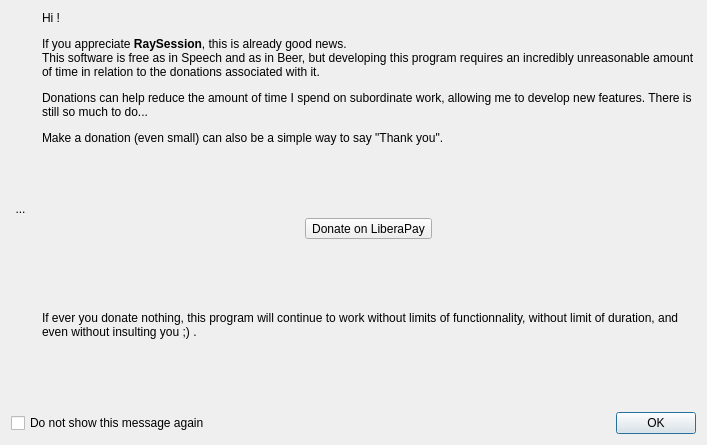
<?xml version="1.0" encoding="UTF-8"?>
<ui version="4.0">
 <class>Dialog</class>
 <widget class="QDialog" name="Dialog">
  <property name="geometry">
   <rect>
    <x>0</x>
    <y>0</y>
    <width>707</width>
    <height>445</height>
   </rect>
  </property>
  <property name="windowTitle">
   <string>Donations</string>
  </property>
  <layout class="QVBoxLayout" name="verticalLayout_3">
   <item>
    <layout class="QHBoxLayout" name="horizontalLayout">
     <item>
      <widget class="QToolButton" name="toolButtonImage">
       <property name="styleSheet">
        <string notr="true">QToolButton{border:none}</string>
       </property>
       <property name="text">
        <string>...</string>
       </property>
       <property name="icon">
        <iconset resource="../../HoustonPatchbay/resources/resources.qrc">
         <normaloff>:/scalable/breeze/handshake-deal.svg</normaloff>:/scalable/breeze/handshake-deal.svg</iconset>
       </property>
       <property name="iconSize">
        <size>
         <width>256</width>
         <height>256</height>
        </size>
       </property>
      </widget>
     </item>
     <item>
      <spacer name="horizontalSpacer">
       <property name="orientation">
        <enum>Qt::Horizontal</enum>
       </property>
       <property name="sizeType">
        <enum>QSizePolicy::Fixed</enum>
       </property>
       <property name="sizeHint" stdset="0">
        <size>
         <width>6</width>
         <height>20</height>
        </size>
       </property>
      </spacer>
     </item>
     <item>
      <layout class="QVBoxLayout" name="verticalLayout">
       <item>
        <widget class="QLabel" name="label">
         <property name="text">
          <string>&lt;html&gt;&lt;head/&gt;&lt;body&gt;&lt;p&gt;Hi !&lt;/p&gt;&lt;p&gt;If you appreciate &lt;span style=&quot; font-weight:600;&quot;&gt;RaySession&lt;/span&gt;, this is already good news.&lt;br/&gt;This software is free as in Speech and as in Beer, but developing this program requires an incredibly unreasonable amount of time in relation to the donations associated with it.&lt;/p&gt;&lt;p&gt;Donations can help reduce the amount of time I spend on subordinate work, allowing me to develop new features. There is still so much to do...&lt;/p&gt;&lt;p&gt;Make a donation (even small) can also be a simple way to say &amp;quot;Thank you&amp;quot;.&lt;/p&gt;&lt;/body&gt;&lt;/html&gt;</string>
         </property>
         <property name="wordWrap">
          <bool>true</bool>
         </property>
         <property name="openExternalLinks">
          <bool>false</bool>
         </property>
        </widget>
       </item>
       <item>
        <spacer name="verticalSpacer_2">
         <property name="orientation">
          <enum>Qt::Vertical</enum>
         </property>
         <property name="sizeHint" stdset="0">
          <size>
           <width>20</width>
           <height>40</height>
          </size>
         </property>
        </spacer>
       </item>
       <item>
        <layout class="QHBoxLayout" name="horizontalLayout_2">
         <item>
          <widget class="QToolButton" name="toolButtonDonate">
           <property name="text">
            <string>Donate on LiberaPay</string>
           </property>
           <property name="icon">
            <iconset resource="../../HoustonPatchbay/resources/resources.qrc">
             <normaloff>:/scalable/liberapay_logo_black-on-yellow.svg</normaloff>:/scalable/liberapay_logo_black-on-yellow.svg</iconset>
           </property>
           <property name="iconSize">
            <size>
             <width>32</width>
             <height>32</height>
            </size>
           </property>
           <property name="toolButtonStyle">
            <enum>Qt::ToolButtonTextBesideIcon</enum>
           </property>
          </widget>
         </item>
        </layout>
       </item>
       <item>
        <spacer name="verticalSpacer">
         <property name="orientation">
          <enum>Qt::Vertical</enum>
         </property>
         <property name="sizeHint" stdset="0">
          <size>
           <width>20</width>
           <height>40</height>
          </size>
         </property>
        </spacer>
       </item>
       <item>
        <widget class="QLabel" name="label_2">
         <property name="text">
          <string>&lt;html&gt;&lt;head/&gt;&lt;body&gt;&lt;p&gt;If ever you donate nothing, this program will continue to work without limits of functionnality, without limit of duration, and even without insulting you ;) .&lt;/p&gt;&lt;/body&gt;&lt;/html&gt;</string>
         </property>
         <property name="wordWrap">
          <bool>true</bool>
         </property>
        </widget>
       </item>
       <item>
        <spacer name="verticalSpacer_3">
         <property name="orientation">
          <enum>Qt::Vertical</enum>
         </property>
         <property name="sizeHint" stdset="0">
          <size>
           <width>20</width>
           <height>40</height>
          </size>
         </property>
        </spacer>
       </item>
      </layout>
     </item>
    </layout>
   </item>
   <item>
    <layout class="QHBoxLayout" name="horizontalLayout_3">
     <item>
      <widget class="QCheckBox" name="checkBox">
       <property name="text">
        <string>Do not show this message again</string>
       </property>
       <property name="checked">
        <bool>false</bool>
       </property>
      </widget>
     </item>
     <item>
      <widget class="QDialogButtonBox" name="buttonBox">
       <property name="orientation">
        <enum>Qt::Horizontal</enum>
       </property>
       <property name="standardButtons">
        <set>QDialogButtonBox::Ok</set>
       </property>
      </widget>
     </item>
    </layout>
   </item>
  </layout>
 </widget>
 <resources>
  <include location="../resources.qrc"/>
  <include location="../../HoustonPatchbay/resources/resources.qrc"/>
 </resources>
 <connections>
  <connection>
   <sender>buttonBox</sender>
   <signal>accepted()</signal>
   <receiver>Dialog</receiver>
   <slot>accept()</slot>
   <hints>
    <hint type="sourcelabel">
     <x>248</x>
     <y>254</y>
    </hint>
    <hint type="destinationlabel">
     <x>157</x>
     <y>274</y>
    </hint>
   </hints>
  </connection>
  <connection>
   <sender>buttonBox</sender>
   <signal>rejected()</signal>
   <receiver>Dialog</receiver>
   <slot>reject()</slot>
   <hints>
    <hint type="sourcelabel">
     <x>316</x>
     <y>260</y>
    </hint>
    <hint type="destinationlabel">
     <x>286</x>
     <y>274</y>
    </hint>
   </hints>
  </connection>
 </connections>
</ui>
